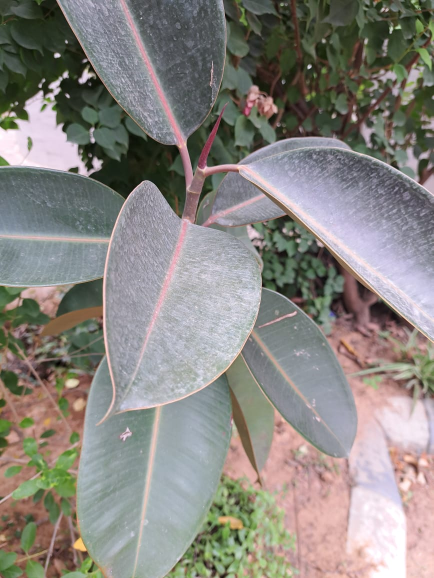
#> input picture data/raw/alternate/Alternate leaf/15.jpeg, 867 x 1156 px (shown at 1/2 size)
$ python -i imaging.py   (imports and definitions only)
#> lines starting #> are read from the running program, lines starting #| are printed output that depends on the picture; after the words box and inside, x2 and y2 are one past the last pixel; in counts of white or black regions, pixels touching at a corner belong together
#> further down, picture is the input picture: PIL image 867x1156 RGB; mean R, G, B 137.9, 134.5, 129.4
"""Classical (non-learned) leaf measurements and colour-based visible-condition flags.

These are MEASUREMENTS of the photograph. They are not validated against labelled masks or pathology, so:
  * morphology  -> AVAILABLE as pixel-space measurements only (no physical scale),
  * health      -> EXPERIMENTAL colour heuristics, "disease-like" wording only, never a diagnosis,
  * dust        -> NOT_SUPPORTED (no labelled dust/deposition masks were acquired).
"""
import numpy as np
from PIL import Image
from skimage import color, measure, morphology

from . import AVAILABLE, EXPERIMENTAL, NOT_SUPPORTED, UNAVAILABLE, section

MAX_SIDE = 512


def _prep(img: Image.Image):
    img = img.convert("RGB")
    s = MAX_SIDE / max(img.size)
#> s = 0.443
    if s < 1:
        img = img.resize((max(1, int(img.width * s)), max(1, int(img.height * s))), Image.BILINEAR)
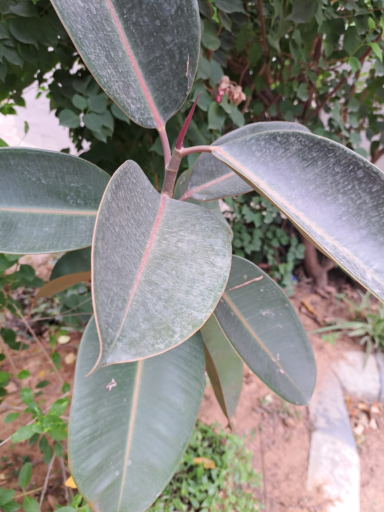
#> img: PIL image 384x512 RGB; mean R, G, B 137.9, 134.5, 129.4
    return np.asarray(img)


def leaf_mask(rgb):
    """Foreground = pixels more saturated / greener than the background (Otsu on an excess-green+saturation score)."""
    from skimage.filters import threshold_otsu
    f = rgb.astype(float) / 255.0
    exg = 2 * f[..., 1] - f[..., 0] - f[..., 2]
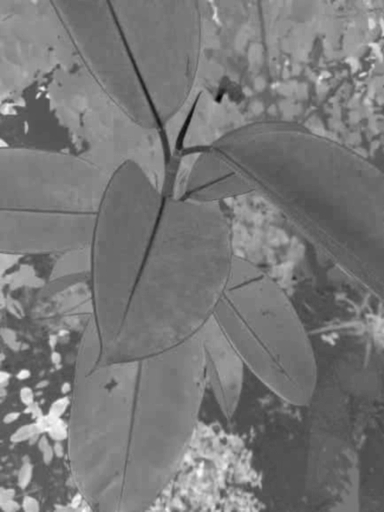
#> exg: shape (512, 384) float64; min -0.518, max 0.588, mean 0.00649; drawn with min black and max white
    sat = color.rgb2hsv(rgb)[..., 1]
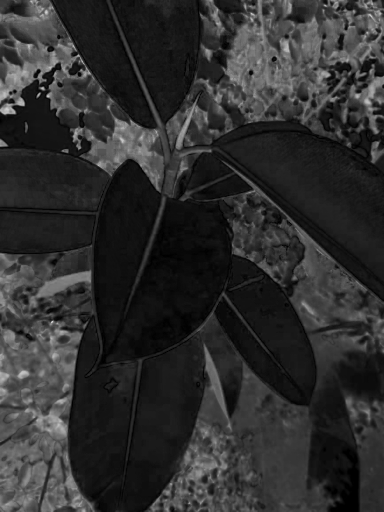
#> sat: shape (512, 384) float64; min 0, max 0.833, mean 0.184
    score = 0.6 * (exg - exg.min()) / (np.ptp(exg) + 1e-9) + 0.4 * sat
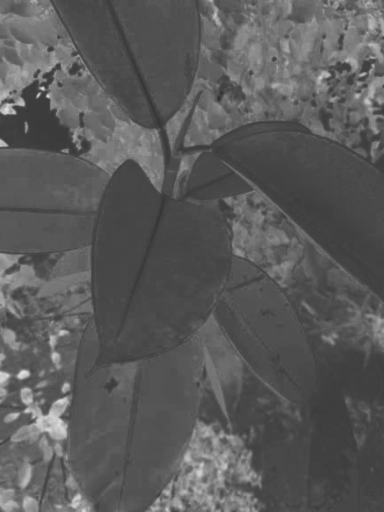
#> score: shape (512, 384) float64; min 0.19, max 0.885, mean 0.358
    m = score > threshold_otsu(score)
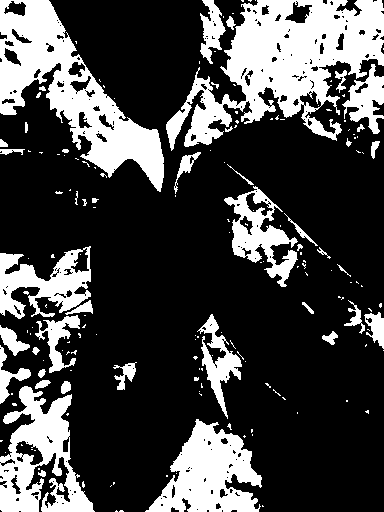
#> m: shape (512, 384) bool; 27.2% white; 173 white regions (130 under 20 px), largest, box (x1, y1, x2, y2) and area: (166, 0, 384, 151) 15056, (0, 0, 164, 192) 11235, (145, 419, 262, 512) 6029
#> (the run stopped early here; a loop or call above may not have finished)

$ run again, on data/raw/alternate/Alternate leaf/38.jpeg
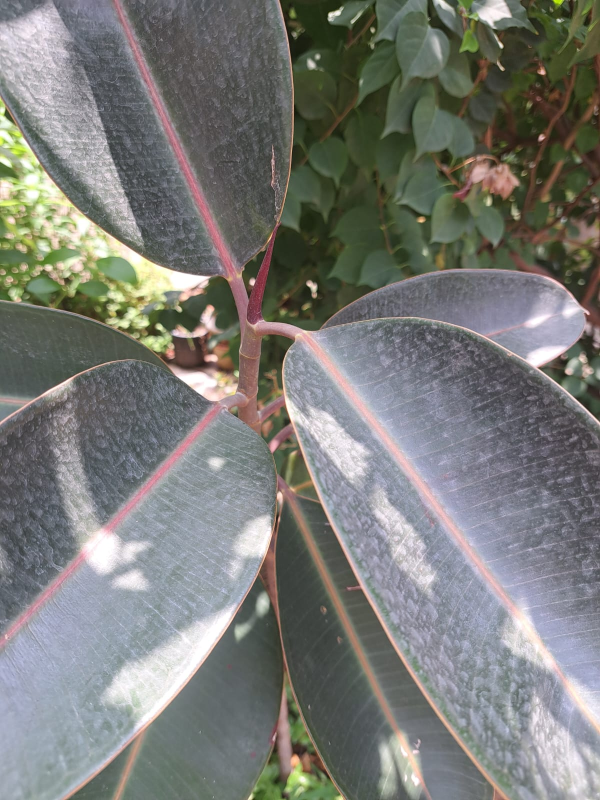
#> input picture data/raw/alternate/Alternate leaf/38.jpeg, 1200 x 1600 px (shown at 1/2 size)
#> picture is the input picture: PIL image 1200x1600 RGB; mean R, G, B 122.2, 123.3, 119.5
#> in leaf_mask, `score = 0.6 * (exg - exg.min()) / (np.ptp(exg) + 1e-9) + 0.4 * sat`:
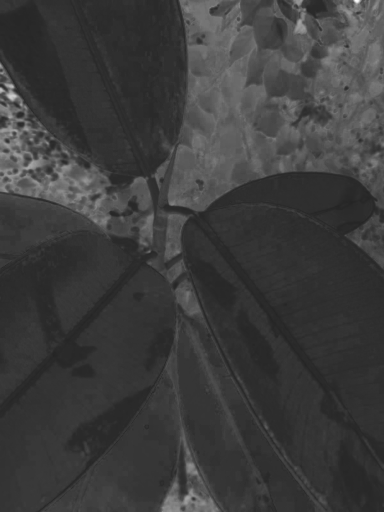
#> score: shape (512, 384) float64; min 0.144, max 0.996, mean 0.242
#> in leaf_mask, `m = score > threshold_otsu(score)`:
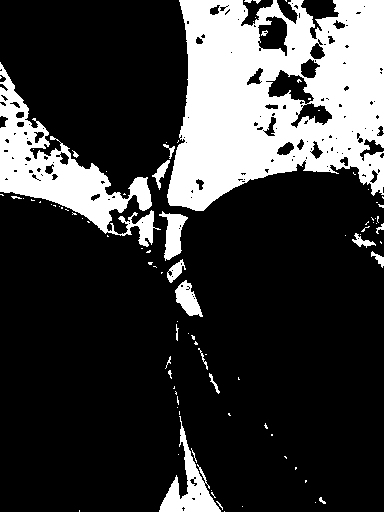
#> m: shape (512, 384) bool; 22.7% white; 93 white regions (74 under 20 px), largest, box (x1, y1, x2, y2) and area: (167, 0, 384, 211) 31820, (0, 62, 161, 247) 8460, (159, 416, 221, 512) 1791

$ run again, on data/raw/alternate/Alternate leaf/39.jpeg
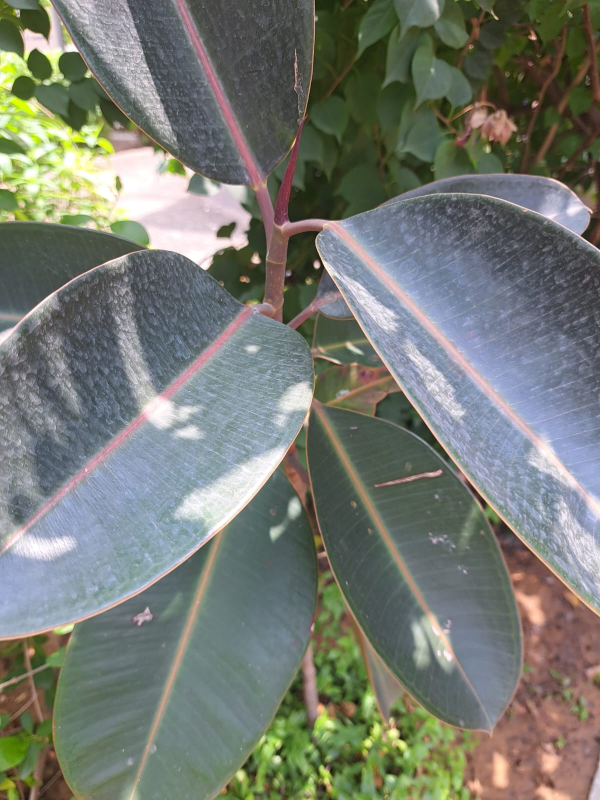
#> input picture data/raw/alternate/Alternate leaf/39.jpeg, 1200 x 1600 px (shown at 1/2 size)
#> picture is the input picture: PIL image 1200x1600 RGB; mean R, G, B 118.4, 122.8, 114.5
#> in leaf_mask, `score = 0.6 * (exg - exg.min()) / (np.ptp(exg) + 1e-9) + 0.4 * sat`:
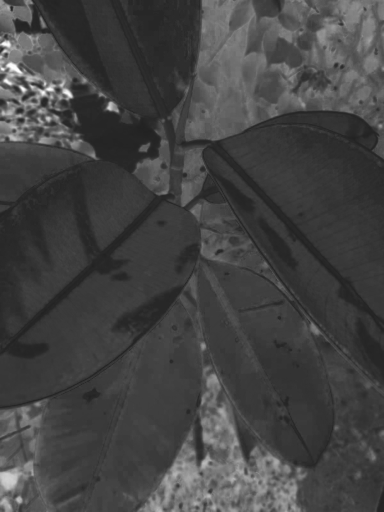
#> score: shape (512, 384) float64; min 0.133, max 0.997, mean 0.269
#> in leaf_mask, `m = score > threshold_otsu(score)`:
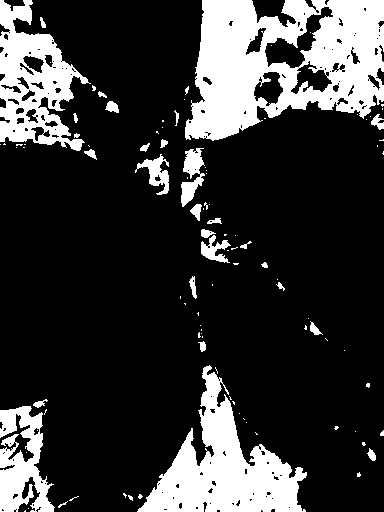
#> m: shape (512, 384) bool; 21.1% white; 102 white regions (72 under 20 px), largest, box (x1, y1, x2, y2) and area: (185, 0, 384, 141) 17850, (137, 365, 307, 512) 10173, (0, 0, 91, 151) 6657
